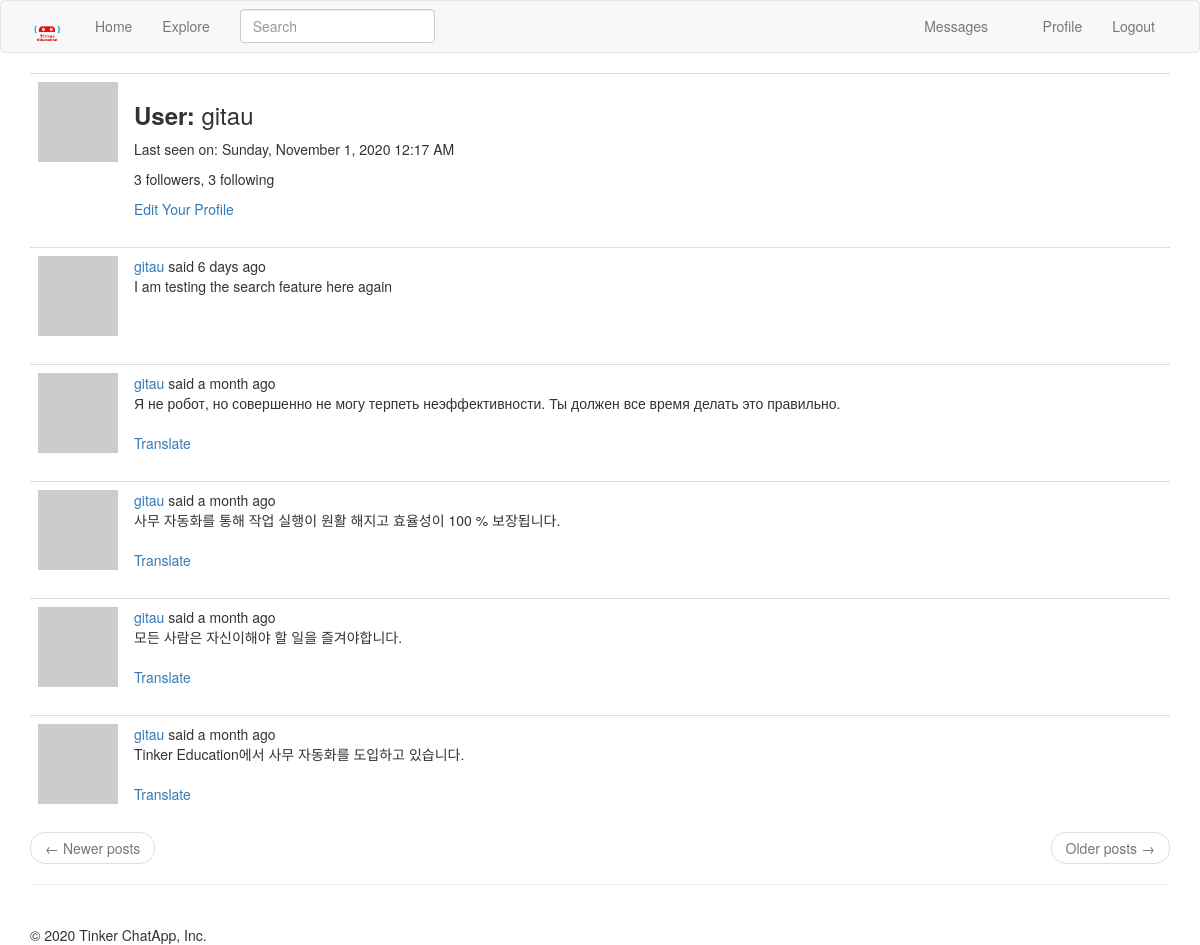
The app's page /main/profile/gitau (signed in) with its own data.
### app/models.py (models this page shows, shortened)
class User( UserMixin ,db.Model):
    id = db.Column(db.Integer, primary_key = True)
    username = db.Column(db.String(64), unique = True, index = True)
    email = db.Column(db.String(120), unique = True, index = True)
    password_hash = db.Column(db.String(128))
    posts = db.relationship('Post', backref = 'author', lazy = 'dynamic')
    about_me = db.Column(db.String(140))
    last_seen = db.Column(db.DateTime, default = datetime.utcnow)
    messages_sent = db.relationship('Message', foreign_keys='Message.sender_id', backref='author', lazy = 'dynamic')
    messages_received = db.relationship('Message', foreign_keys='Message.recipient_id', backref='recipient', lazy='dynamic')
    last_message_read_time = db.Column(db.DateTime) # the last time the user visited the messages page
    notificaions = db.relationship('Notification', backref='user', lazy='dynamic')
    followed = db.relationship(
        'User',
        secondary = followers,
        primaryjoin = (followers.c.follower_id == id),
        secondaryjoin = (followers.c.followed_id == id),
        backref = db.backref('followers', lazy = 'dynamic'),
        lazy = 'dynamic'
    )
    def avatar(self, size):
        digest = md5(self.email.lower().encode('utf-8')).hexdigest()
        return 'https://www.gravatar.com/avatar/{}?d=identicon&s={}'.format(digest, size)
    def new_messages(self):
        last_read_time = self.last_message_read_time or datetime(1900, 1, 1)
        return Message.query.filter_by(recipient=self).filter(
            Message.timestamp > last_read_time
        ).count()

class SearchableMixin(object):
    @classmethod
    def before_commit(cls, session):
        session._changes = {
            'add': list(session.new),
            'update': list(session.dirty),
            'delete': list(session.deleted)
        }
    @classmethod
    def after_commit(cls, session):
        for obj in session._changes['add']:
            if isinstance(obj, SearchableMixin):
                add_to_index(obj.__tablename__, obj)
        for obj in session._changes['update']:
            if isinstance(obj, SearchableMixin):
                add_to_index(obj.__tablename__,obj)
        for obj in session._changes['delete']:
            if isinstance(obj, SearchableMixin):
                remove_from_index(obj.__tablename__, obj)
        session._changes = None

class Post(SearchableMixin, db.Model):
    __searchable__ = ['body']
    id = db.Column(db.Integer, primary_key = True)
    body = db.Column(db.String(140))
    timestamp = db.Column(db.DateTime, index = True, default = datetime.utcnow)
    user_id = db.Column(db.Integer, db.ForeignKey('user.id'))
    language = db.Column(db.String(5))

### app/main/routes.py (the view)
@bp.route('/profile/<username>')
@login_required
def profile(username):
    user = User.query.filter_by(username = username).first_or_404()
    form = EmptyForm()
    page = request.args.get('page', 1, type=int)
    posts = user.posts.order_by(Post.timestamp.desc()).paginate(
        page, current_app.config['POSTS_PER_PAGE'], False
    )
    next_url = url_for('main.profile', username = username, page = posts.next_num) \
        if posts.has_next else None
    prev_url = url_for('main.profile', username = username, page = posts.prev_num) \
        if posts.has_prev else None
    return render_template('main/profile.html', title = _('Profile'), user = user, form = form, posts = posts.items, next_url = next_url, prev_url = prev_url)

### app/main/forms.py
class SearchForm(FlaskForm):
    q = StringField(_('Search'), validators = [DataRequired()])
    def __init__(self, *args, **kwargs):
        if 'formdata' not in kwargs:
            kwargs['formdata'] = request.args
        if 'csrf_enabled' not in kwargs:
            kwargs['csrf_enabled'] = False
        super(SearchForm, self).__init__(*args, **kwargs)

class EmptyForm(FlaskForm):
    submit = SubmitField('Submit')

### app/main/routes.py (called while the page is built)
@bp.before_app_request
def before_request():
    if current_user.is_authenticated:
        current_user.last_seen = datetime.utcnow()
        db.session.commit()
        g.search_form= SearchForm()
    g.locale = str(get_locale())

### app/models.py (called while the page is built)
@login.user_loader
def load_user(id):
    return User.query.get(int(id))

### app/templates/main/profile.html (shortened to what this page needs)
{% extends 'main/base.html' %}
{% import 'bootstrap/wtf.html' as wtf %}
{% block app_content %}
    <table class="table">
        <tr valign = 'top'>
            <td width = '70px'>
                <img src="{{ user.avatar(128) }}">
            </td>
            <td>
                <h3><b>{{ _('User') }}: </b>{{ user.username }}</h3>
                {% if user.last_seen %}<p>{{ _('Last seen on') }}: {{ moment(user.last_seen).format('LLLL') }}</p>{% endif %}
                <p>{{ user.followers.count() }} followers, {{ user.followed.count() }} following</p>
                {% if user == current_user %}
                    <a href="{{ url_for('main.edit_profile') }}">{{ _('Edit Your Profile') }}</a>
                {% endif %}
            </td>
        </tr>
    </table>
    {% for post in posts %}
        {% include 'main/_posts.html' %}
    {% endfor %}
    <nav aria-label="...">
        <ul class="pager">
            <li class="previous{% if not prev_url %} disabled{% endif %}">
                <a href="{{ prev_url or '#' }}">
                    <span aria-hidden="true">&larr;</span> {{ _('Newer posts') }}
                </a>
            </li>
            <li class="next{% if not next_url %} disabled{% endif %}">
                <a href="{{ next_url or '#' }}">
                    {{ _('Older posts') }} <span aria-hidden="true">&rarr;</span>
                </a>
            </li>
        </ul>
    </nav>
{% endblock %}

### app/templates/main/_posts.html (shortened to what this page needs)
<table class="table table-hover">
    <tr valign = 'top'>
        <td width="70px">
            <a href="{{ url_for('main.profile', username=post.author.username) }}">
                <img src="{{ post.author.avatar(36) }}" />
            </a>
        </td>
        <td>
            {{ _('%(username)s said %(when)s',
                username=user_link, when=moment(post.timestamp).fromNow()) }}
            <br>
            <span id="post{{ post.id }}">{{ post.body }}</span>
            {% if post.language and post.language != g.locale %}
                <br><br>
                <span id="translation{{ post.id }}">
                    <a href="javascript:translate(
                                '#post{{ post.id }}',
                                '#translation{{ post.id }}',
                                '{{ post.language }}',
                                '{{ g.locale }}');">{{ _('Translate') }}</a>
                </span>
            {% endif %}
        </td>
    </tr>
</table>

### records on screen
User: username "gitau", last_seen "Sunday, November 1, 2020 12:17 AM"
Post: body "I am testing the search feature here again"
Post: body "Я не робот, но совершенно не могу терпеть неэффективности. Ты должен все время делать это правильно."
Post: body "사무 자동화를 통해 작업 실행이 원활 해지고 효율성이 100 % 보장됩니다."
Post: body "모든 사람은 자신이해야 할 일을 즐겨야합니다."
Post: body "Tinker Education에서 사무 자동화를 도입하고 있습니다."

### other values on screen
{{ user.followers.count() }} "3"
{{ user.followed.count() }} "3"
{{ moment().format('YYYY') }} "2020"
